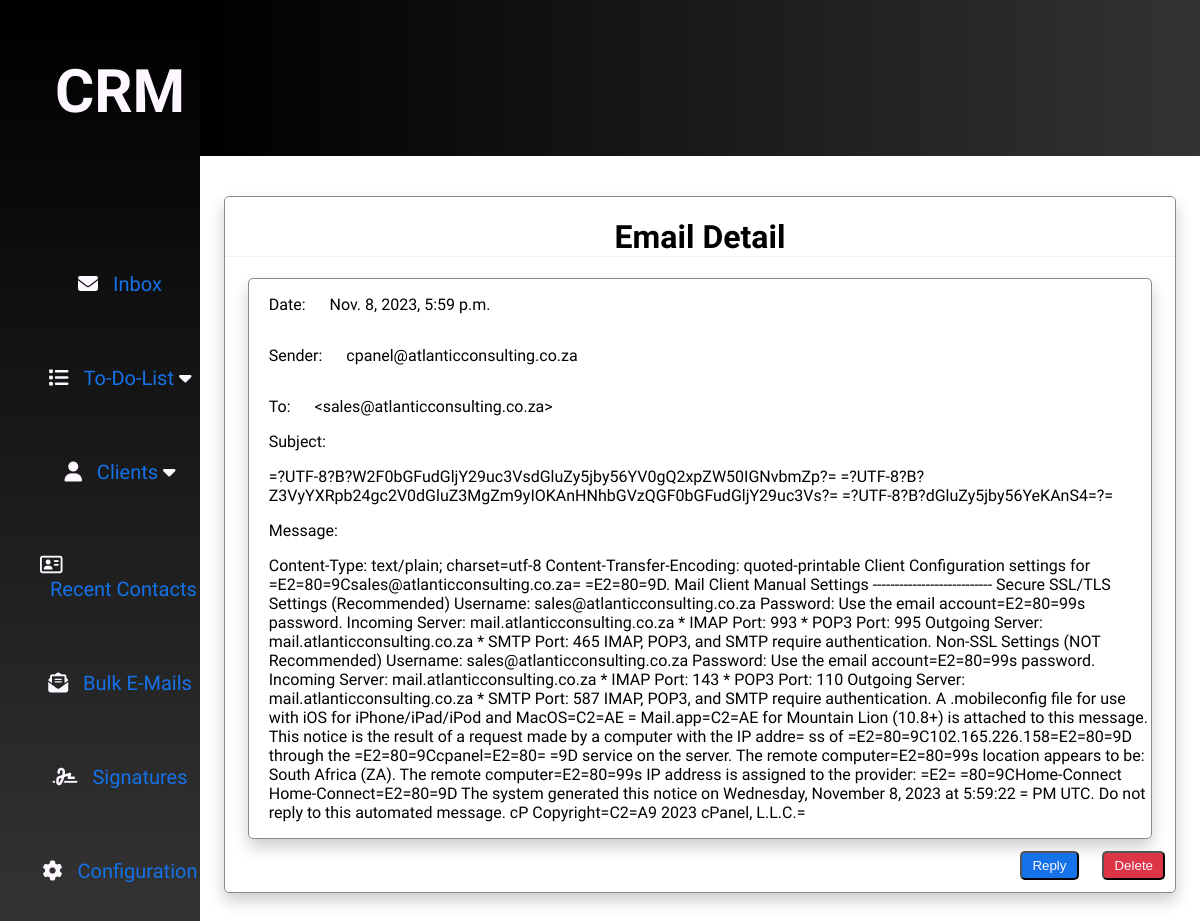
Screenshot of /email/9/ with the database file from the repository.
### A_Email/models.py (models this page shows, shortened)
class Email(models.Model):
    user = models.ForeignKey(Usr, on_delete=models.CASCADE)
    clt = models.ForeignKey(clt, on_delete=models.CASCADE, null=True)
    dateReceived = models.DateTimeField()
    sender = models.CharField(max_length=100)
    to = models.CharField(max_length=100)
    subject = models.CharField(max_length=100)
    message = models.TextField()
    todo = models.BooleanField(default=False)
    read = models.BooleanField(default=False)
    class Meta:
        unique_together = ('sender', 'subject', 'dateReceived')

### A_Email/views.py (the view)
# urls.py: path('<int:email_id>/', views.read_mail, name="read_mail"),
def read_mail(request, email_id):
    email = Email.objects.get(pk=email_id)
    print(email.subject)
    return render(request, "email_detail.html", {'email': email})

### templates/email_detail.html
{% extends 'main.html'%}
{% block content %}
<div class="form-wrapper email-width">
<h1 class="table-header">Email Detail</h1>
<div class="email-wrapper">
<div>
    <label class="inline-block" for="date">Date: </label>
    <p class="inline-block">{{email.dateReceived}}</p>
</div>
<div>
    <label class="inline-block" for="sender">Sender:</label>
    <p class="inline-block">{{email.sender}}</p>
</div>
<div>
    <label class="inline-block" for="to">To: </label>
    <p class="inline-block">{{email.to}}</p>
</div>
<div>
    <label class="inline-block" for="subject">Subject: </label>
    <p class="inline-block">{{email.subject}}</p>
</div>
<div>
    <label class="inline-block" for="message">Message: </label>
    <p class="inline-block">{{email.message}}</p>
</div>
</div>
<div class="email-button-wrapper">
    <button class="table-button">Reply</button>
    <button class="table-button table-button-delete">Delete</button>
</div>
</div>
{% endblock %}

### static/main.css (style rules this page uses)
:root { --writing-color: #FDF7FF; --background-color: #343a40; --primary-color: #1572e8; --secondary-color: #dc3545; --button-color: #00A989; --table-color1: #ffffff; --table-color2: #f2f2f2; --table-writing: #888a90; }
body { margin: 0px; display: grid; height: 100%; grid-template-rows: repeat(12, 1fr); grid-template-columns: repeat(12, 1fr); font-family: 'Familjen Grotesk', sans-serif; }
.inline-block { display: inline-block; margin-left: 20px; }
.email-wrapper { width: 95%; margin: auto; border: 1px solid var(--table-writing); border-radius: 5px; box-shadow: 0px 8px 16px 0px rgba(0, 0, 0, 0.2); }
.email-button-wrapper { text-align: end; margin-top: 10px; margin-bottom: 10px; }
.table-header { text-align: center; border-bottom: var(--table-color2) 1px solid; }
.table-button { background-color: var(--primary-color); margin: 2px 10px; border-radius: 5px; }
.table-button-delete { background-color: var(--secondary-color); }
.form-wrapper { width: 500px; margin: 40px auto; background-color: var(--table-color1); border: 1px solid var(--table-writing); border-radius: 5px; box-shadow: 0px 8px 16px 0px rgba(0, 0, 0, 0.2); }
.table-button { color: var(--writing-color); padding: 5px 10px; }
.email-width { width: 95%; }

### rows the page displays
Email: dateReceived "Nov. 8, 2023, 5:59 p.m.", sender "cpanel@atlanticconsulting.co.za", to "<sales@atlanticconsulting.co.za>", subject "=?UTF-8?B?W2F0bGFudGljY29uc3VsdGluZy5jby56YV0gQ2xpZW50IGNvbmZp?= =?UTF-8?B?Z3VyYXRpb24gc2V0dGluZ3MgZm9yIOKAnHNhbGVzQGF0bGFudGljY29uc3Vs?= =?UTF-8?B?dGluZy5jby56YeKAnS4=?=", message "Content-Type: text/plain; charset=utf-8 Content-Transfer-Encoding: quoted-printable Client Configuration settings for =E2=80=9Csales@atlanticconsulting.co.za= =E2=80=9D. Mail Client Manual Settings --------------------------- Secure SSL/TLS Settings (Recommended) Username: sales@atlanticconsulting.co.za Password: Use the email account=E2=80=99s password. Incoming Server: mail.atlanticconsulting.co.za * IMAP Port: 993 * POP3 Port: 995 Outgoing Server: mail.atlanticconsulting.co.za * SMTP Port: 465 IMAP, POP3, and SMTP require authentication. Non-SSL Settings (NOT Recommended) Username: sales@atlanticconsulting.co.za Password: Use the email account=E2=80=99s password. Incoming Server:…"
